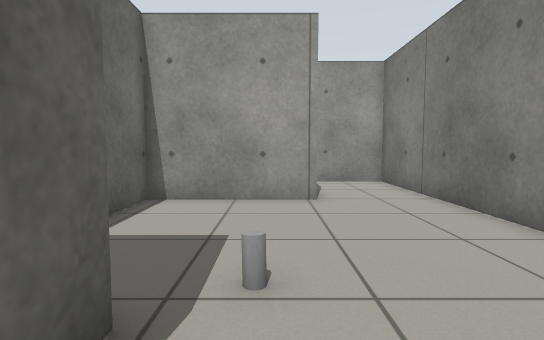
View 1 (above)

16 first-person views from a walk through a Gazebo world. The camera is 0.72 m above the floor, tilts 4° down and sees 80° across. The floor is counted in squares, 0.5 m on a side. Each view is taken from the middle of a square. On the plan, view 1 faces up. The plan holds only what a view shows up to about 15 squares ahead; the rest is blank.

View 2
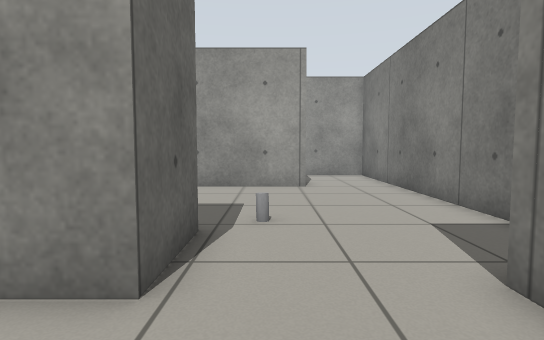

View 3
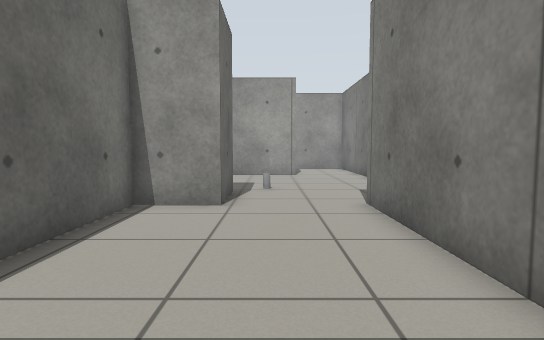

View 4
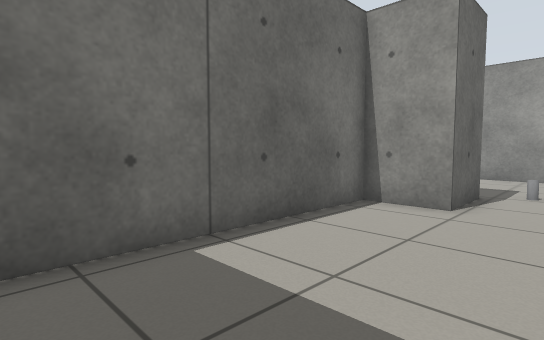

View 5
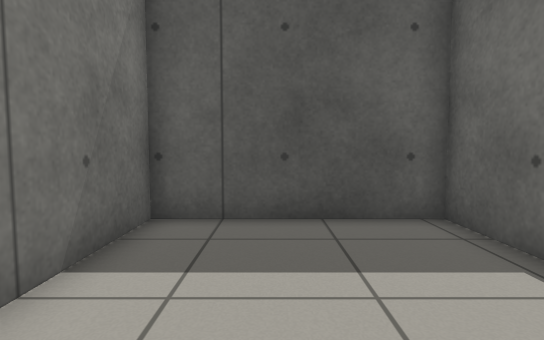

View 6
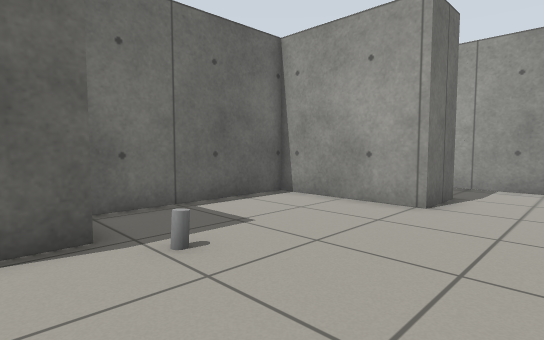

View 7
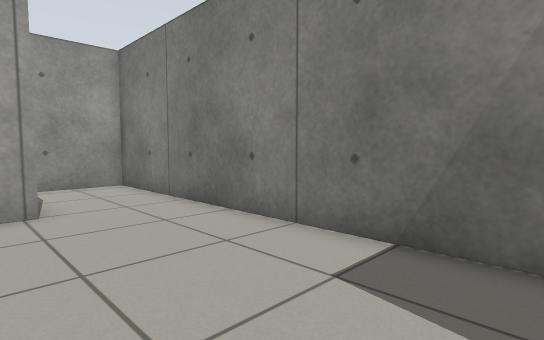

View 8
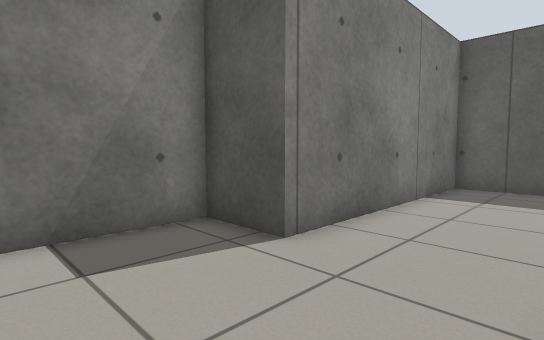

View 9
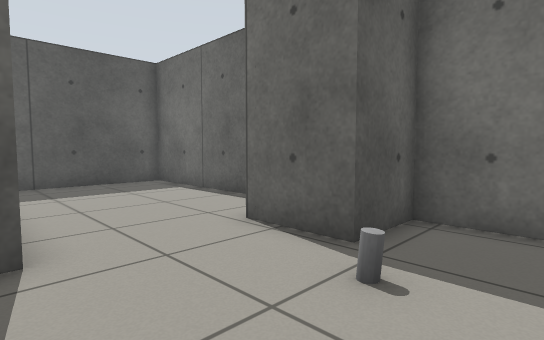

View 10
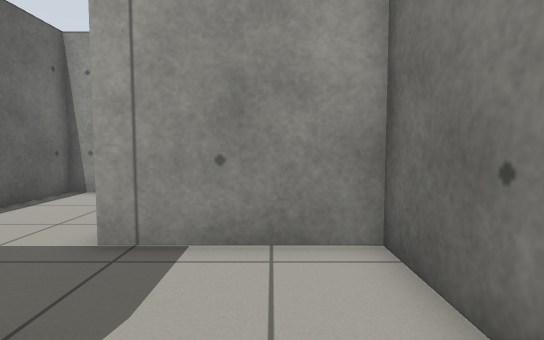

View 11
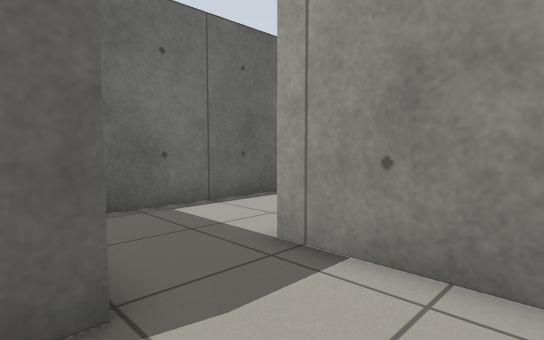

View 12
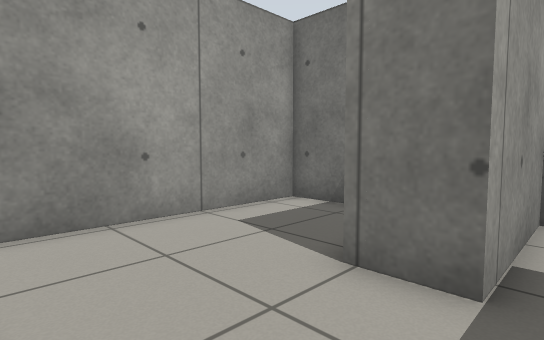

View 13
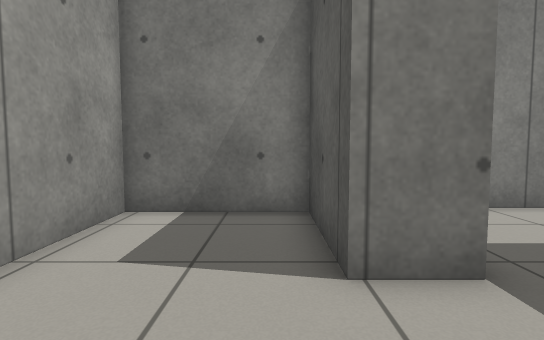

View 14
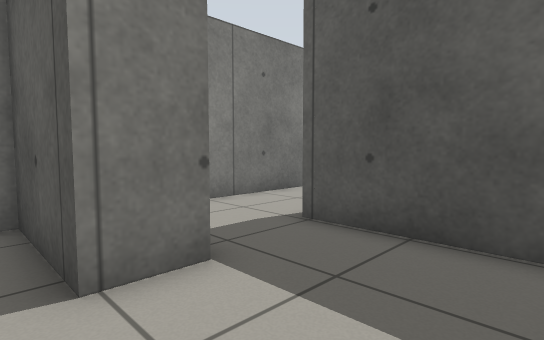

View 15
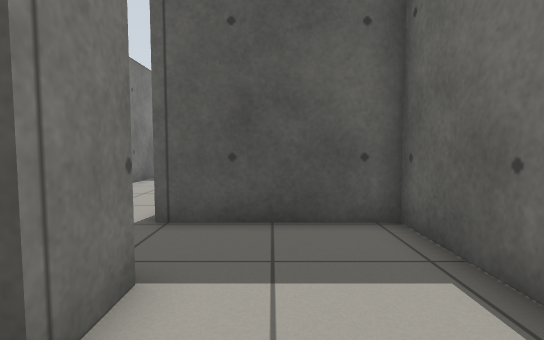

View 16
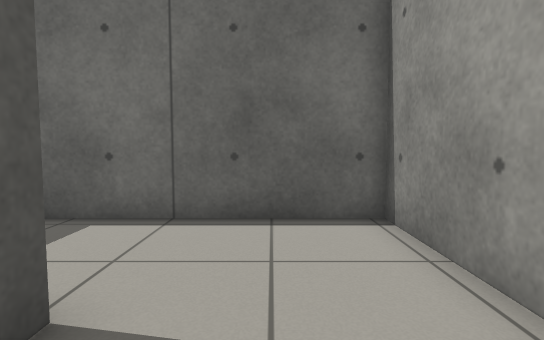

### Floor plan
Ten units are one square. View 1 is at (0, 0); x grows to the right and y downward. Boxes are objects, and circles mark ways between rooms. Rooms are numbered by the first view taken in them; rooms with no view inside come last. Other rooms are left out.
<svg viewBox="-40 -198 91 287">
<path fill="none" stroke="#000" d="M12 -109 12 -89 -35 -89 -35 -25 -13 -25 -13 0M24 -3 46 -3 46 -137 4 -137M-13 0 -35 0 -35 84 24 84 24 -3M-35 -136 -35 -109 12 -109M4 -137 4 -152 41 -152 41 -193 -35 -193 -35 -136"/>
<rect x="-5" y="-35" width="10" height="10" fill="#bbb"><title>grey cylinder</title></rect>
<circle cx="5" cy="0" r="3" fill="#2a7"/>
<circle cx="10" cy="-125" r="3" fill="#2a7"/>
<circle cx="-15" cy="-145" r="3" fill="#2a7"/>
<text x="10" y="-60">1</text>
<text x="-10" y="40">2</text>
<text x="-20" y="-130">3</text>
<text x="0" y="-170">4</text>
</svg>
Room 1 opens to room 2. Room 1 opens to room 3. Room 3 opens to room 4.

Where each view was taken, in squares from view 1:
view 1: 0 up, 0 right, facing up
view 2: 3 down, 0 right, facing up
view 3: 8 down, 0 right, facing up
view 4: 8 down, 1 right, facing up-left
view 5: 2 down, 0 right, facing down
view 6: 1 up, 4 right, facing up-left
view 7: 1 up, 0 right, facing up-right
view 8: 4 up, 1 left, facing down-right
view 9: 5 up, 3 right, facing down-left
view 10: 9 up, 3 right, facing up
view 11: 10 up, 4 right, facing up-left
view 12: 13 up, 3 left, facing up-right
view 13: 16 up, 3 left, facing right
view 14: 16 up, 3 left, facing down-right
view 15: 17 up, 1 left, facing down
view 16: 17 up, 3 right, facing left
